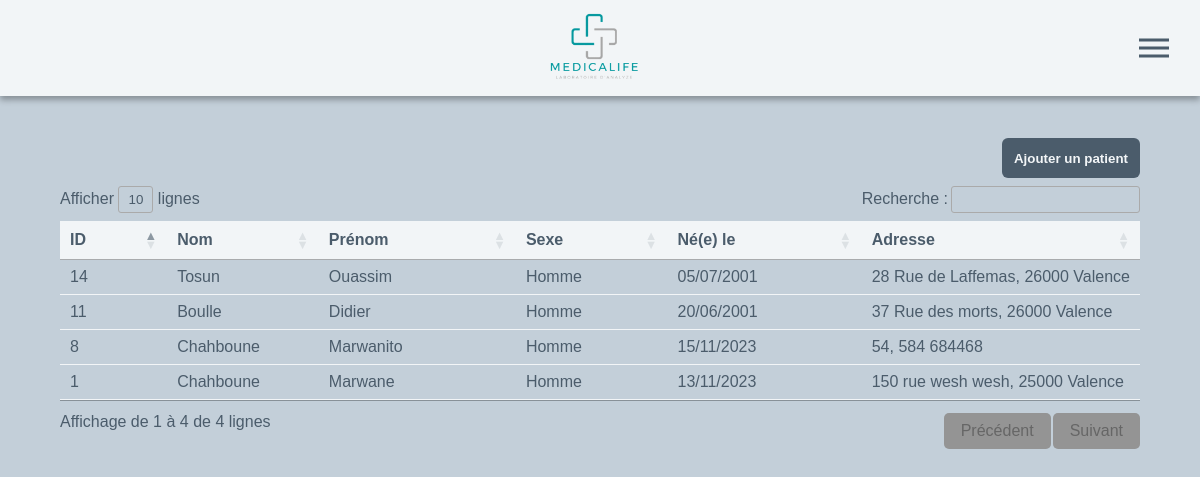
Screenshot of /dossierPatient.php (signed in) with the database file from the repository.
### tables this page shows
CREATE TABLE `client` (
  `NoClient` int(11) NOT NULL,
  `NomClient` varchar(50) DEFAULT NULL,
  `PrenomClient` varchar(50) DEFAULT NULL,
  `Adresse` varchar(50) DEFAULT NULL,
  `CodePostal` char(5) DEFAULT NULL,
  `Ville` varchar(50) DEFAULT NULL,
  `DateNaissance` date DEFAULT NULL,
  `Sexe` tinyint(1) DEFAULT NULL
);

### Classes/MaBD.php (called while the page is built)
<?php
class MaBD {
   static private $pdo = null;
   static function getInstance(): PDO {
      if (self::$pdo == null) {
         $dsn = "mysql:host=localhost;dbname=chahboum;charset=utf8";
         self::$pdo = new PDO($dsn, "chahboum", "chahboum");
      }
      return self::$pdo;
   }
}

### Classes/DAO.php (called while the page is built, shortened)
<?php
abstract class DAO {
    public function __construct(PDO $connector) { $this->pdo = $connector; }
}

### Classes/PatientDAO.php (called while the page is built, shortened)
<?php
class PatientDAO extends DAO {
    public function getAll(): array {
        $res = array();
        $stmt = $this->pdo->query("SELECT * FROM client");
        foreach ($stmt->fetchAll(PDO::FETCH_ASSOC) as $row)
            $res[] = new Patient($row['NoClient'], $row['NomClient'], $row['PrenomClient'], $row['Adresse'], $row['CodePostal'], $row['Ville'], $row['DateNaissance'], $row['Sexe']);
        return $res;
    }
}

### Classes/Patient.php (called while the page is built, shortened)
<?php
class Patient extends TableObject {
    public function checkSexe(){
        return ($this->Sexe == 1) ? "Homme" : "Femme";
    }
}

### function.php (called while the page is built, shortened)
<?php
    function formatDate(string $date): string{
        $date = date_create($date);
        return date_format($date, 'd/m/Y');
    }

### dossierPatient.php (the view, shortened to what this page needs)
<?php
    $PatientDAO = new PatientDAO(MaBD::getInstance());
?>
<!DOCTYPE html>
<html lang="fr">
<head>
    <link rel="stylesheet" type="text/css" href="Media/css/style.css">
    <link rel="stylesheet" type="text/css" href="Media/css/table.css">
</head>
<body>
    <header>
        <section class="sec_logo" onclick="window.location.href='index.php'">
            <img src="Media/img/logo.png" alt="logo">
        </section>
        <div class="hamburger">
            <div class="line1"></div>
            <div class="line2"></div>
            <div class="line3"></div>
        </div>
    </header>
    <main>
        <form action="" method="POST" class="action" id="action">
            <?php if(isset($openSlider)):?>
            <button type="submit" id="button_add" class="sign2">Annuler</button>
            <?php else: ?>
            <button type="submit" id="button_add" name="add_btn" class="sign2">Ajouter un patient</button>
            <?php endif ?>
        </form>
        <div class="all_info_tab">
            <form method="POST" action="" id="table" class="table">
                <table id="example" class="dataTable">
                    <thead>
                        <tr>
                            <th>ID</th>
                            <th>Nom</th>
                            <th>Prénom</th>
                            <th>Sexe</th>
                            <th>Né(e) le</th>
                            <th>Adresse</th>
                        </tr>
                    </thead>
                    <tbody>
                        <?php foreach($PatientDAO->getAll() as $patient): ?>
                        <tr id="ligne_<?= $patient->NoClient ?>" onclick="ouvrirProfile(<?= $patient->NoClient ?>)">
                            <td data-label=ID><?= $patient->NoClient ?></td>
                            <td data-label=Nom><?= $patient->NomClient ?></td>
                            <td data-label=Prénom><?= $patient->PrenomClient ?></td>
                            <td data-label=Sexe><?= $patient->checkSexe() ?></td>
                            <td data-label="Né(e) le"><?= formatDate($patient->DateNaissance) ?></td>
                            <td class="adress" data-label=Adresse><?= $patient->Adresse ?>, <?= $patient->CodePostal ?>
                                <?= $patient->Ville ?></td>
                        </tr>
                        <?php endforeach ?>
                    </tbody>
                </table>
            </form>
        </div>
    </main>
</body>
</html>

### Media/css/style.css (style rules this page uses)
:root { --couleur1: #4b5c6b; --couleur2: #5f7486; --couleur3: #c3cfd9; --couleur4: #f2f5f7; --couleur5: rgb(190, 186, 186); --couleur6: rgb(148, 148, 148); --couleur7: rgba(0, 0, 0, 0.278); --success: rgb(105, 201, 103); --error: rgb(201, 118, 103); --taille-police: 16px; }
* { margin: 0; padding: 0; font-family: Arial, Helvetica, sans-serif; box-sizing: border-box; }
html { height: 100%; }
body { height: 100%; display: block; background-color: var(--couleur3); }
main { height: 88vh; width: 100%; padding: 1% 5vw; display: flex; justify-content: center; flex-direction: column; overflow: auto; gap: 1vh; }
.all_info_tab { height: 84%; display: flex; justify-content: center; align-items: center; }
header { height: 12vh; background-color: var(--couleur4); box-shadow: 0px 4px 6px rgba(0, 0, 0, 0.3); display: flex; justify-content: space-between; padding: 0 2vw; }
.sec_logo { display: flex; align-items: center; justify-content: center; cursor: pointer; }
.sec_logo img { height: 80%; width: auto; margin-right: 1vw; }
.hamburger div { width: 30px; height: 3px; background: var(--couleur1); margin: 5px; transition: all 0.3s ease; }
.hamburger { display: none; position: absolute; margin: 6vh 0; right: 2vw; transition: all 400ms linear; }
.sign2 { display: flex; align-items: center; justify-content: center; width: 90%; background-color: var(--couleur1); padding: 0.75rem; text-align: center; border: none; border-radius: 0.375rem; font-weight: 600; cursor: pointer; color: var(--couleur4); transition: all .3s; margin: 1vh 0 0 .5vw; }
.action { height: 5vh; display: flex; justify-content: flex-end; }
.action .sign2 { width: auto; padding-left: 0.75rem; margin: 0 0 0 1vh; }
@media screen and (max-width: 1280px) { header { justify-content: center; } }
@media screen and (max-width: 1280px) { .hamburger { display: block; cursor: pointer; transform: translate(-5%, -50%); z-index: 200; } }

### rows the page displays
client: NoClient "1", NomClient "Chahboune", PrenomClient "Marwane", Sexe "Homme", DateNaissance "13/11/2023", Adresse "150 rue wesh wesh", CodePostal "25000", Ville "Valence"
client: NoClient "8", NomClient "Chahboune", PrenomClient "Marwanito", Sexe "Homme", DateNaissance "15/11/2023", Adresse "54", CodePostal "584", Ville "684468"
client: NoClient "11", NomClient "Boulle", PrenomClient "Didier", Sexe "Homme", DateNaissance "20/06/2001", Adresse "37 Rue des morts", CodePostal "26000", Ville "Valence"
client: NoClient "14", NomClient "Tosun", PrenomClient "Ouassim", Sexe "Homme", DateNaissance "05/07/2001", Adresse "28 Rue de Laffemas", CodePostal "26000", Ville "Valence"
